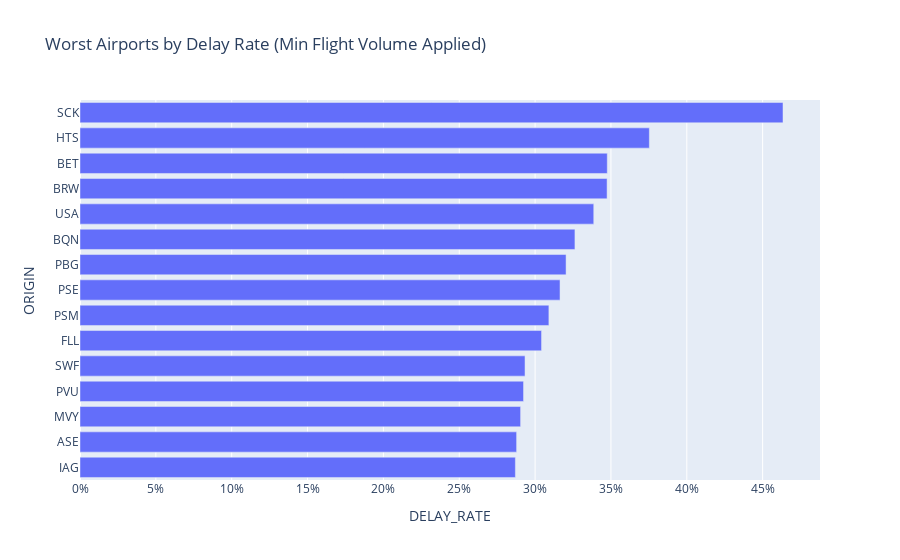

The cell this chart's notebook holds for it:
### Code cell
fig = px.bar(
    worst_origin.sort_values("DELAY_RATE"),
    x = "DELAY_RATE",
    y = "ORIGIN",
    hover_data = ["TOTAL_FLIGHTS", "CANCEL_RATE", "AVG_ARR_DELAY_MIN"],
    title = "Worst Airports by Delay Rate (Min Flight Volume Applied)"
)
fig.update_xaxes(tickformat = ".0%")
fig.show()

### Figure 1 — Plotly figure (JSON) as saved in the notebook; plotly's stock layout.template omitted (floating-point values rounded to 4 significant figures)
{"data": [{"alignmentgroup": "True", "customdata": [[337, 0.008902, 30.96], [6591, 0.07692, 27.16], [1158, 0.05354, 32.35], [2028, 0.0143, 25.86], [480, 0.02292, 26.17], [89835, 0.01833, 24.53], [331, 0.003021, 29.31], [1096, 0.02737, 25.38], [393, 0.01018, 27.22], [2898, 0.02174, 28.01], [764, 0.01702, 35.45], [364, 0.02747, 19.79], [722, 0.0277, 18.95], [402, 0.00995, 36.16], [536, 0.005597, 31.4]], "hovertemplate": "DELAY_RATE=%{x}<br>ORIGIN=%{y}<br>TOTAL_FLIGHTS=%{customdata[0]}<br>CANCEL_RATE=%{customdata[1]}<br>AVG_ARR_DELAY_MIN=%{customdata[2]}<extra></extra>", "legendgroup": "", "marker": {"color": "#636efa", "pattern": {"shape": ""}}, "name": "", "offsetgroup": "", "orientation": "h", "showlegend": false, "textposition": "auto", "type": "bar", "x": [0.287, 0.2878, 0.2904, 0.2924, 0.2934, 0.3043, 0.3091, 0.3164, 0.3204, 0.3263, 0.3387, 0.3475, 0.3476, 0.3753, 0.4634], "xaxis": "x", "y": ["IAG", "ASE", "MVY", "PVU", "SWF", "FLL", "PSM", "PSE", "PBG", "BQN", "USA", "BRW", "BET", "HTS", "SCK"], "yaxis": "y"}], "layout": {"barmode": "relative", "legend": {"tracegroupgap": 0}, "title": {"text": "Worst Airports by Delay Rate (Min Flight Volume Applied)"}, "xaxis": {"anchor": "y", "domain": [0, 1], "tickformat": ".0%", "title": {"text": "DELAY_RATE"}}, "yaxis": {"anchor": "x", "domain": [0, 1], "title": {"text": "ORIGIN"}}}}
